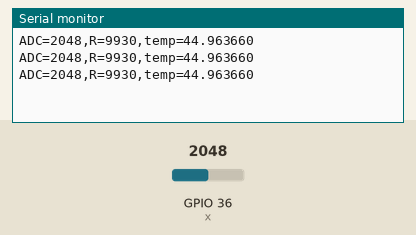
Simulated run of this sketch. Board: ESP32. On the bench: the last lines printed to the serial monitor. The inputs (shaded band) are chosen by the test bench; at power-on: GPIO 36 (x) = 2048.

Above: at 1.3 s.
1.4 s: GPIO 36 (x) set to 1073
At 1.9 s:
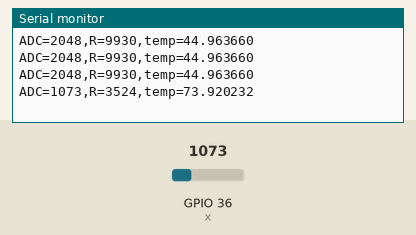
2.9 s: GPIO 36 (x) set to 964
At 3.4 s:
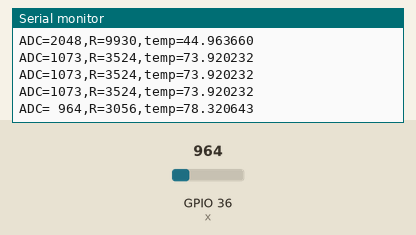
5.0 s: GPIO 36 (x) set to 105
At 5.3 s:
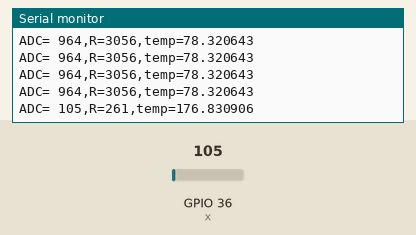
6.5 s: GPIO 36 (x) set to 92
At 6.9 s:
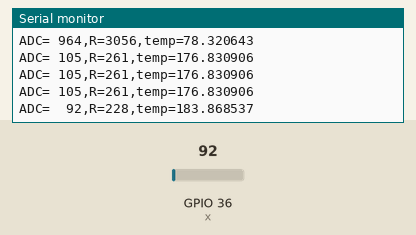

The sketch:

TEMP.ino
```cpp
#define x A0
int a;
void setup() {
  // put your setup code here, to run once:
pinMode (x,INPUT);
Serial.begin(9600);
}
void temper(int16_t adcvalue)
{
  double temp,t;
  double t0=298.15;
  int16_t r;
  int16_t r0=22805;
  int16_t b=3950;
  int16_t r2=9930;
  r=(adcvalue*r2)/(4096-adcvalue);
  t = 1 / (1/t0 + (log(r)-log(r0)) / b );
  temp=t-273.15;
  Serial.printf("ADC=%4d,R=%d,temp=%f\n",adcvalue,r,temp);
}

void loop() {
  // put your main code here, to run repeatedly:
  a = analogRead(x);
  temper(a);
  delay(500);
}
```

Measured:
- the behaviour switches between 1000 and 999 on GPIO 36 (x) (found by bisection; images 1 and 2)
- the behaviour switches between 100 and 99 on GPIO 36 (x) (found by bisection; images 3 and 4)
- after the input at 1.4 s, the serial monitor: prints a new line after 0.10 s (image 1)
- after the input at 2.9 s, the serial monitor: prints a new line after 0.10 s (image 2)
- after the input at 5.0 s, the serial monitor: prints a new line at once (image 3)
- after the input at 6.5 s, the serial monitor: prints a new line at once (image 4)
